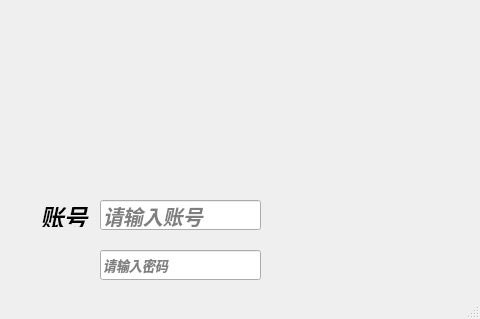
<?xml version="1.0" encoding="UTF-8"?>
<ui version="4.0">
 <class>MainWindow</class>
 <widget class="QMainWindow" name="MainWindow">
  <property name="windowModality">
   <enum>Qt::WindowModal</enum>
  </property>
  <property name="geometry">
   <rect>
    <x>0</x>
    <y>0</y>
    <width>480</width>
    <height>319</height>
   </rect>
  </property>
  <property name="font">
   <font>
    <pointsize>15</pointsize>
    <weight>75</weight>
    <italic>true</italic>
    <bold>true</bold>
    <underline>false</underline>
    <strikeout>false</strikeout>
   </font>
  </property>
  <property name="mouseTracking">
   <bool>false</bool>
  </property>
  <property name="tabletTracking">
   <bool>false</bool>
  </property>
  <property name="windowTitle">
   <string>狼人杀</string>
  </property>
  <property name="windowIcon">
   <iconset>
    <normaloff>C:/Users/Python/Desktop/图标.jpg</normaloff>C:/Users/Python/Desktop/图标.jpg</iconset>
  </property>
  <property name="windowOpacity">
   <double>1.000000000000000</double>
  </property>
  <property name="toolTip">
   <string>1</string>
  </property>
  <property name="whatsThis">
   <string/>
  </property>
  <property name="accessibleDescription">
   <string/>
  </property>
  <property name="layoutDirection">
   <enum>Qt::LeftToRight</enum>
  </property>
  <property name="inputMethodHints">
   <set>Qt::ImhDate</set>
  </property>
  <widget class="QWidget" name="centralwidget">
   <widget class="QLabel" name="label">
    <property name="geometry">
     <rect>
      <x>0</x>
      <y>0</y>
      <width>481</width>
      <height>191</height>
     </rect>
    </property>
    <property name="text">
     <string/>
    </property>
    <property name="pixmap">
     <pixmap>C:/Users/Python/Desktop/全局.jpg</pixmap>
    </property>
    <property name="scaledContents">
     <bool>true</bool>
    </property>
   </widget>
   <widget class="QLineEdit" name="lineEdit">
    <property name="geometry">
     <rect>
      <x>100</x>
      <y>200</y>
      <width>161</width>
      <height>30</height>
     </rect>
    </property>
    <property name="font">
     <font>
      <stylestrategy>PreferDefault</stylestrategy>
     </font>
    </property>
    <property name="cursor">
     <cursorShape>IBeamCursor</cursorShape>
    </property>
    <property name="inputMethodHints">
     <set>Qt::ImhDate</set>
    </property>
    <property name="maxLength">
     <number>15</number>
    </property>
    <property name="placeholderText">
     <string>请输入账号</string>
    </property>
   </widget>
   <widget class="QLineEdit" name="lineEdit_2">
    <property name="geometry">
     <rect>
      <x>100</x>
      <y>250</y>
      <width>161</width>
      <height>30</height>
     </rect>
    </property>
    <property name="font">
     <font>
      <pointsize>10</pointsize>
     </font>
    </property>
    <property name="maxLength">
     <number>15</number>
    </property>
    <property name="echoMode">
     <enum>QLineEdit::Password</enum>
    </property>
    <property name="placeholderText">
     <string>请输入密码</string>
    </property>
   </widget>
   <widget class="QLabel" name="label_2">
    <property name="geometry">
     <rect>
      <x>40</x>
      <y>207</y>
      <width>51</width>
      <height>20</height>
     </rect>
    </property>
    <property name="minimumSize">
     <size>
      <width>51</width>
      <height>0</height>
     </size>
    </property>
    <property name="font">
     <font>
      <family>华文隶书</family>
      <pointsize>18</pointsize>
     </font>
    </property>
    <property name="layoutDirection">
     <enum>Qt::LeftToRight</enum>
    </property>
    <property name="text">
     <string>账号</string>
    </property>
   </widget>
  </widget>
  <widget class="QStatusBar" name="statusbar"/>
 </widget>
 <resources/>
 <connections/>
</ui>
